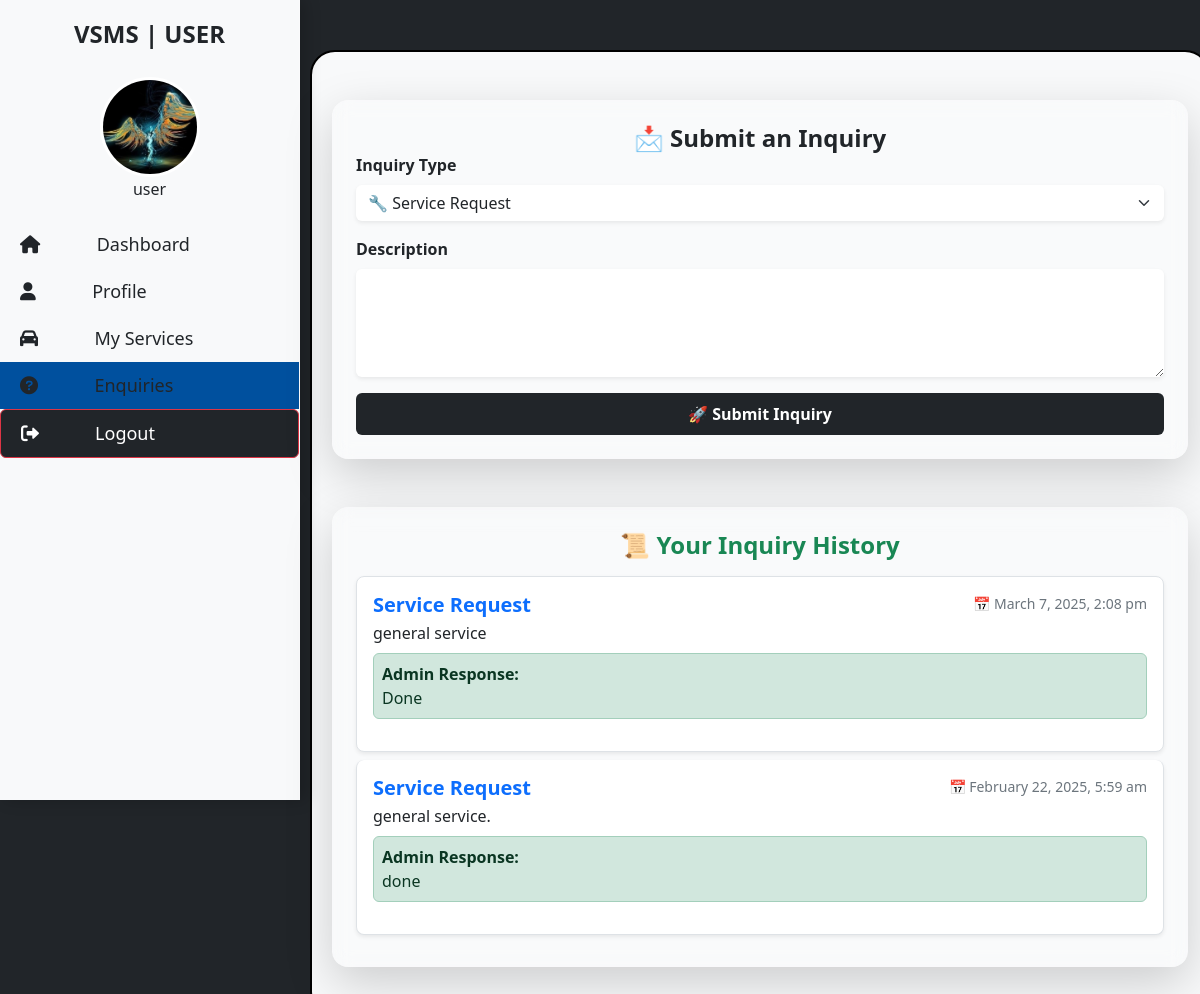
The app's page /enquiries.php (signed in) with its own data.
### tables this page shows
CREATE TABLE `users` (
  `id` int(11) NOT NULL,
  `username` varchar(50) NOT NULL,
  `email` varchar(100) NOT NULL,
  `phone_number` varchar(20) DEFAULT NULL,
  `password` varchar(255) NOT NULL,
  `created_at` timestamp NOT NULL DEFAULT current_timestamp(),
  `updated_at` timestamp NOT NULL DEFAULT current_timestamp() ON UPDATE current_timestamp(),
  `profile_image` varchar(255) DEFAULT NULL,
  `role` varchar(20) NOT NULL DEFAULT 'user'
);

CREATE TABLE `inquiries` (
  `id` int(11) NOT NULL,
  `user_id` int(11) DEFAULT NULL,
  `inquiry_type` varchar(255) NOT NULL,
  `description` text DEFAULT NULL,
  `created_at` timestamp NOT NULL DEFAULT current_timestamp(),
  `responce` varchar(500) DEFAULT NULL
);

### enquiries.php (the view, shortened to what this page needs)
<?php
require 'config.php';
$user_id = $_SESSION['user_id'];
$stmt = $conn->prepare("SELECT username, email , profile_image FROM users WHERE id = ?");
$stmt->bind_param("i", $user_id);
$stmt->execute();
$stmt->bind_result($name, $email, $profile_image);
$profile_image = !empty($profile_image) ? 'uploads/' . $profile_image : 'assets/default-avatar.png';
?>
<!DOCTYPE html>
<html lang="en">
<head>
    <link href="https://cdn.jsdelivr.net/npm/bootstrap@5.3.3/dist/css/bootstrap.min.css" rel="stylesheet">
    <link href="https://cdnjs.cloudflare.com/ajax/libs/font-awesome/6.0.0/css/all.min.css" rel="stylesheet">
</head>
<body>
<div class="sidebar">
    <h4 class="text-center text-bold"><b> VSMS | USER</b></h4>
<div class="profile-container text-center">
    <img src="<?php echo htmlspecialchars($profile_image); ?>" alt="User Profile" class="profile-img">
    <div class="username">
        <?php echo htmlspecialchars($name); ?>
    </div>
</div>
    <a href="user_dashboard.php" ><i class="fas fa-home"></i> Dashboard</a>
    <a href="profile.php"><i class="fas fa-user"></i> Profile</a>
    <a href="service_requests.php"><i class="fas fa-car"></i> My Services</a>
    <a href="enquiries.php" class="active"><i class="fas fa-question-circle"></i> Enquiries</a>
    <a href="logout.php" class="btn btn-danger logout-btn" style="color: white;"><i class="fas fa-sign-out-alt"></i> Logout</a>
</div>
<div class="main-content container py-5">
    <div class="form-container p-4 shadow-lg rounded-4 glassy-bg">
        <h2 class="card-title text-center fw-bold  " style="color: #212529;">📩 Submit an Inquiry</h2>
        <form method="POST" action="enquiries.php">
            <div class="mb-3">
                <label for="inquiry_type" class="form-label fw-semibold">Inquiry Type</label>
                <select class="form-select border-0 shadow-sm" id="inquiry_type" name="inquiry_type" required>
                    <option value="Service Request">🔧 Service Request</option>
                </select>
            </div>
            <div class="mb-3">
                <label for="description" class="form-label fw-semibold">Description</label>
                <textarea class="form-control border-0 shadow-sm" id="description" name="description" rows="4" required></textarea>
            </div>
            <button type="submit" class="btn  w-100 py-2 fw-bold" style="background-color:#212529; color:white" >🚀 Submit Inquiry</button>
        </form>
    </div>
<div class="history-container mt-5 p-4 shadow-lg rounded-4 glassy-bg">
    <h2 class="card-title text-center fw-bold text-success">📜 Your Inquiry History</h2>
    <?php
    $stmt = $conn->prepare("SELECT inquiry_type, description, responce, created_at FROM inquiries WHERE user_id = ? ORDER BY created_at DESC");
    $stmt->bind_param("i", $_SESSION['user_id']);
    $stmt->execute();
    $result = $stmt->get_result();
    ?>
    <?php if ($result->num_rows == 0): ?>
        <div class="alert alert-warning text-center mt-3">You have not submitted any inquiries yet. 🤷‍♂️</div>
    <?php else: ?>
        <div class="list-group mt-3">
            <?php while ($row = $result->fetch_assoc()): ?>
                <div class="list-group-item shadow-sm rounded-3 mb-2 p-3">
                    <div class="d-flex w-100 justify-content-between">
                        <h5 class="mb-1 text-primary fw-bold"><?php echo htmlspecialchars($row['inquiry_type']); ?></h5>
                        <small class="text-muted">
                            📅 <?php echo date("F j, Y, g:i a", strtotime($row['created_at'])); ?>
                        </small>
                    </div>
                    <p class="mb-1 text-dark"><?php echo nl2br(htmlspecialchars($row['description'])); ?></p>
                    <?php if (!empty($row['responce'])): ?>
                        <div class="alert alert-success mt-2 p-2 rounded">
                            <strong>Admin Response:</strong>
                            <p class="mb-0"><?php echo nl2br(htmlspecialchars($row['responce'])); ?></p>
                        </div>
                    <?php else: ?>
                        <div class="alert alert-secondary mt-2 p-2 rounded">⏳ Awaiting admin response...</div>
                    <?php endif; ?>
                </div>
            <?php endwhile; ?>
        </div>
    <?php endif; ?>
</div>
</div>
</body>
</html>

### enquiries.php (style rules this page uses)
body { background-color: #212529; }
.sidebar a { padding: 15px; text-decoration: none; font-size: 18px; color: black; display: block; transition: 0.3s; }
.sidebar a.active { background: #00509e; }
.main-content { width: 75%; margin-top: 50px; margin-left: 310px; padding: 20px; border: 2px solid black; border-radius: 25px; background-color: #f8f9fa; }
.card-title { font-size: 1.5rem; font-weight: bold; }
.list-group-item { font-size: 1rem; }
.text-muted { color: #6c757d !important; }
.btn-danger { background-color: #212529; border-color: #dc3545; }
.sidebar { width: 300px; height: 100vh; background: #f8f9fa ; backdrop-filter: blur(10px); color: #212529; position: fixed; top: 0; left: 0; padding-top: 20px; display: flex; flex-direction: column; align-items: center; box-shadow: 5px 0 15px rgba(0, 0, 0, 0.2); border-right: 1px solid rgba(255, 255, 255, 0.2); }
.profile-container { margin: 20px 0; }
.profile-img { width: 100px; height: 100px; border-radius: 50%; border: 3px solid white; object-fit: cover; }
.sidebar a { display: block; color: #212529; text-decoration: none; padding: 10px 20px; width: 100%; text-align: left; transition: 0.3s; }
.sidebar a i { margin-right: 20%; }
.sidebar a:hover, .sidebar .active { background: #495057; }
.glassy-bg { background: rgba(255, 255, 255, 0.2); backdrop-filter: blur(10px); border-radius: 15px; }
.shadow-lg { box-shadow: 0 10px 30px rgba(0, 0, 0, 0.1); }

### records on screen
users: profile_image (picture), username "user"
inquiries: inquiry_type "Service Request", created_at "March 7, 2025, 2:08 pm", description "general service", responce "Done"
inquiries: inquiry_type "Service Request", created_at "February 22, 2025, 5:59 am", description "general service.", responce "done"
